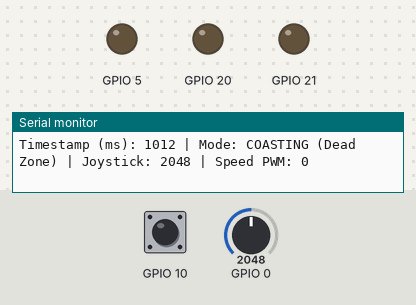
Bench run of a sketch on a simulated ESP32-S3. Parts: output pins drawn as LEDs (lit = HIGH), the last lines printed to the serial monitor. The inputs (shaded band) are chosen by the test bench; at power-on: GPIO 0 = 2048, GPIO 10 HIGH.

Above: at 1.2 s.
1.3 s: GPIO 0 set to 2326
2.8 s: GPIO 0 set to 2431
At 3.4 s:
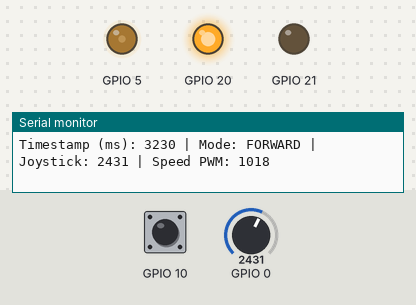
4.3 s: GPIO 10 pulled LOW for 0.25 s
At 6.1 s:
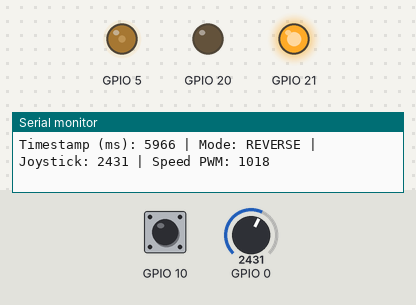
6.4 s: GPIO 10 pulled LOW for 1 s
At 8.5 s:
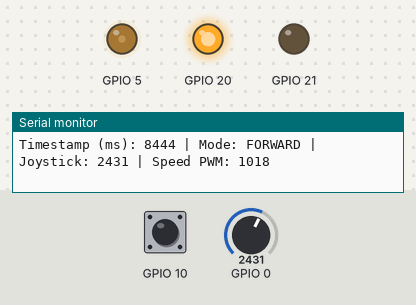
8.9 s: GPIO 0 set to 960
At 10.0 s:
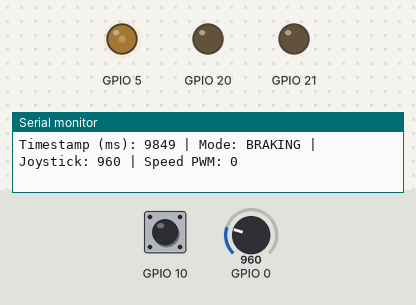
10.5 s: GPIO 0 set to 1030
At 11.4 s:
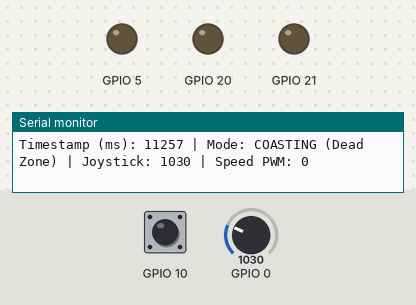
Timing chart, 0 to 13.1 s (numbered marks = the images above; inputs shaded):
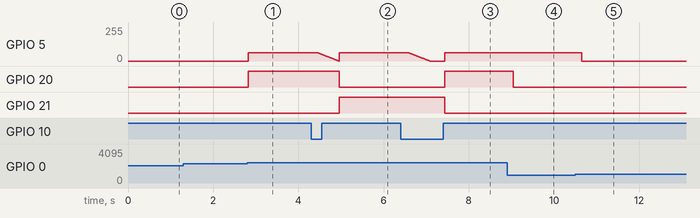

The sketch:

L005_L298N.ino
```cpp
// youtube频道 轻松易学嵌入式
// 这是一个控制L298N电机驱动模块的ESP32演示代码。
// 功能：通过一个游戏摇杆控制电机的速度，并通过一个按键平滑地切换电机方向。
// 硬件连接：
// - L298N IN1 -> ESP32 GPIO 20
// - L298N IN2 -> ESP32 GPIO 21
// - L298N ENA -> ESP32 GPIO 5 (PWM控制速度)
// - 换向按键   -> ESP32 GPIO 10 (另一端接地)
// - 摇杆X/Y轴  -> ESP32 GPIO 0 (ADC读取模拟值)

// --- 全局状态变量 ---
bool isForward = true;            // 用于追踪当前的电机方向, true=正转, false=反转
int lastButtonState = HIGH;       // 用于检测按键按下的瞬间 (边沿检测)
int currentPwmValue = 0;          // 存储当前电机的PWM值，用于平滑减速

// --- 摇杆和速度配置 ---
const int maxval = 2000;              // 油门最大时对应的PWM值 (0-4095)
const int minval = 1000;              // 油门最小时对应的PWM值 (刚开始推动摇杆时)
const int joystickThrottleZone = 2400;// 摇杆油门区的下限，超过此值才开始加速
const int joystickBrakeZone = 1000;   // 摇杆刹车区的上限，低于此值触发刹车

void setup() {
  // youtube频道 轻松易学嵌入式

  // 启动串口通讯，波特率为115200，方便我们观察程序状态和调试
  Serial.begin(115200);

  // --- 引脚模式配置 ---

  // 配置L298N的两个方向控制引脚为输出模式
  pinMode(20, OUTPUT); // IN1引脚
  pinMode(21, OUTPUT); // IN2引脚

  // 配置换向按键的引脚为输入模式，并启用内部上拉电阻
  pinMode(10, INPUT_PULLUP);

  // --- PWM (脉冲宽度调制) 配置 ---
  // 设置针脚5的属性 (频率5000Hz, 分辨率12位)
  // 注意使用arduino api 3.3
  // 其他版本用法不同， 参考最新文档
  ledcAttach(5, 5000, 12);

  // 油门摇杆
  pinMode(0, INPUT);

  // 在串口监视器中打印一条消息，表示初始化已完成
  Serial.println("ESP32 Motor Direction Toggle Demo Initialized.");
}

void change(){
    Serial.println("---------------------------------");
    Serial.println("Direction change button pressed!");

    Serial.println("Slowing down...");
    for (int i = currentPwmValue; i >= 0; i -= 20) {
      ledcWrite(5, i);
      delay(10);
    }
    ledcWrite(5, 0);
    currentPwmValue = 0;
    Serial.println("Motor stopped.");

    isForward = !isForward;

    Serial.print("New direction is: ");
    Serial.println(isForward ? "FORWARD" : "REVERSE");

    Serial.println("Please release the button to regain control.");
    while(digitalRead(10) == LOW) {
      delay(50);
    }
    Serial.println("Button released. Control enabled.");
    Serial.println("---------------------------------");

    lastButtonState = HIGH;
}

void loop() {
  // youtube频道 轻松易学嵌入式

  // --- 步骤一：检测换向按键是否被按下 ---
  int buttonState = digitalRead(10);
  if (buttonState == LOW && lastButtonState == HIGH) {
    // 换向
    change();
    return;
  }
  lastButtonState = buttonState;

  // --- 步骤二：根据摇杆位置控制电机状态 (油门/滑行/刹车) ---
  int joystickValue = analogRead(0);
  String motorMode = "";

  if (joystickValue > joystickThrottleZone) {
    // --- 油门区 ---
    motorMode = isForward ? "FORWARD" : "REVERSE";
    // 根据 isForward 变量设置电机方向
    if (isForward) {
      digitalWrite(20, HIGH);
      digitalWrite(21, LOW);
    } else {
      digitalWrite(20, LOW);
      digitalWrite(21, HIGH);
    }

    // 将摇杆的有效范围线性映射到我们设定的速度范围
    currentPwmValue = map(joystickValue, joystickThrottleZone, 4095, minval, maxval);
    currentPwmValue = constrain(currentPwmValue, 0, 4095);
    ledcWrite(5, currentPwmValue);

  }

  if (joystickValue >= joystickBrakeZone &&
    joystickValue <= joystickThrottleZone) {
    // --- 滑行/死区 (1000-2200) ---
    motorMode = "COASTING (Dead Zone)";
    // 切断电机动力，让其自由滑行
    ledcWrite(5, 0);
    currentPwmValue = 0;
  }


  if (joystickValue < joystickBrakeZone) {
    // --- 刹车区 ---
    motorMode = "BRAKING";
    // 将IN1和IN2都设为LOW（或都设为HIGH），以实现电磁刹车
    digitalWrite(20, LOW);
    digitalWrite(21, LOW);
    currentPwmValue = 0; // 逻辑上速度为0

  }


  // --- 步骤三：打印当前状态 ---
  Serial.print("Timestamp (ms): ");
  Serial.print(millis());
  Serial.print(" | Mode: ");
  Serial.print(motorMode);
  Serial.print(" | Joystick: ");
  Serial.print(joystickValue);
  Serial.print(" | Speed PWM: ");
  Serial.println(currentPwmValue);

  // 延时以降低串口输出频率，方便观察
  delay(200);
}
```

Measured:
- the behaviour switches between 2400 and 2401 on GPIO 0 (found by bisection; images 0 and 1)
- the behaviour switches between 999 and 1000 on GPIO 0 (found by bisection; images 4 and 5)
- after the input at 2.8 s, GPIO 5: 0/255 → 63/255 at once; GPIO 20: LOW → HIGH at once
- after the input at 4.3 s, GPIO 20: HIGH → LOW after 0.66 s; GPIO 21: LOW → HIGH after 0.66 s
- after the input at 6.4 s, GPIO 20: LOW → HIGH after 1.0 s; GPIO 21: HIGH → LOW after 1.0 s
- after the input at 8.9 s, GPIO 20: HIGH → LOW after 0.15 s
- after the input at 10.5 s, GPIO 5: 63/255 → 0/255 after 0.15 s
